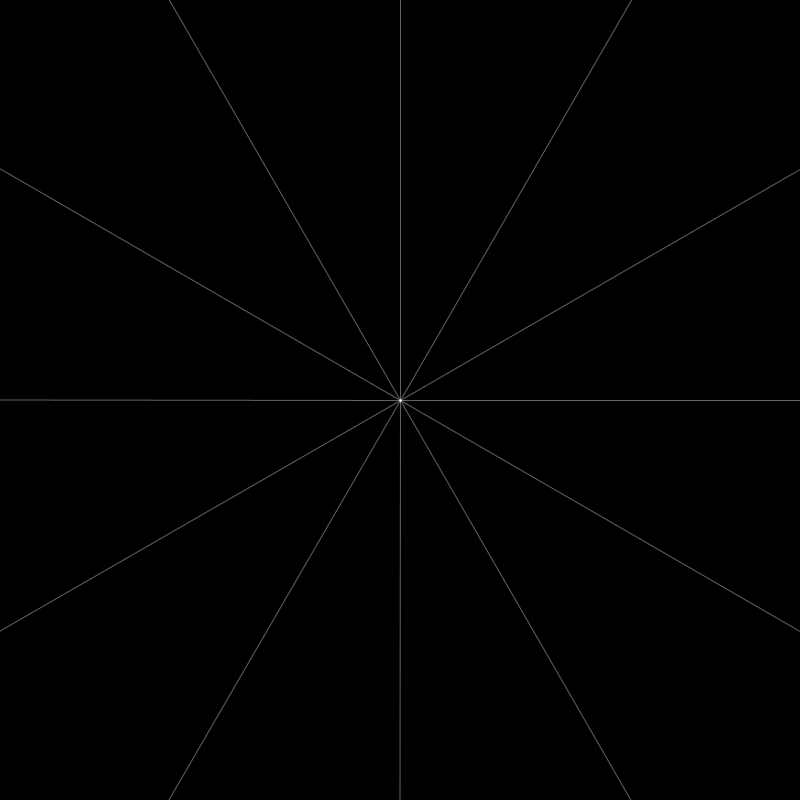
Frame 1 (no input)
Frame 60 (the mouse pressed at the canvas centre just before this capture): identical to frame 1, image omitted
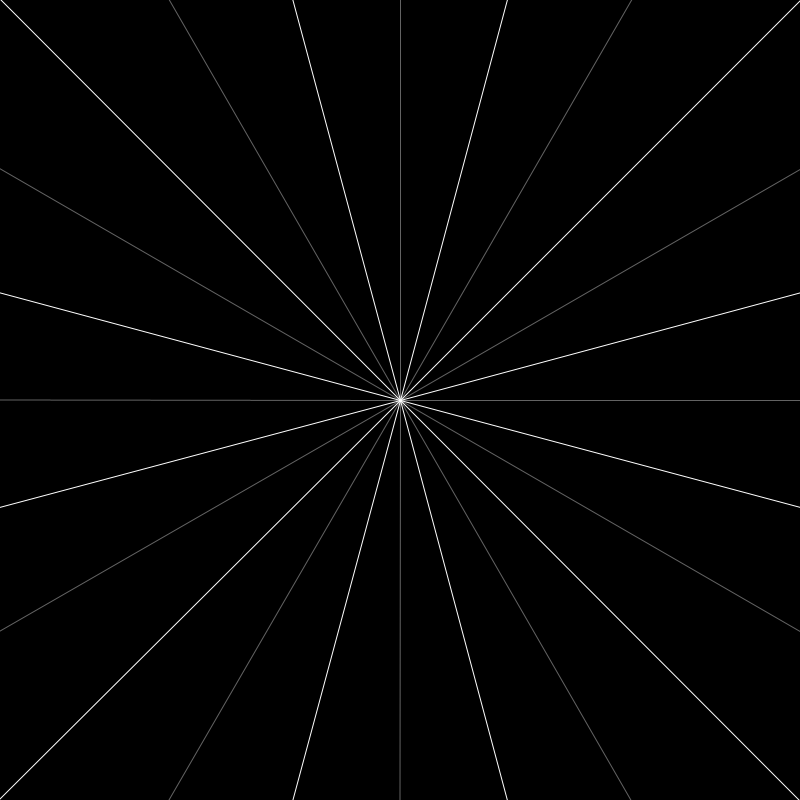
Frame 120 (the mouse held since frame 60 and released just before this capture)

The Processing sketch that drew these frames (run headless with seeded random() and noise(); from frame 60 on, the mouse is pressed at the canvas centre):

// Processing sketch: sketch_03_Mandala
// ── sketch_03_Mandala.pde
int anglestep = 30;  // set angle

void setup() {
  size(800, 800); // set window size
  background(0);  // set background color
  blendMode(ADD);

  // start - refrence lines
  stroke(255, 100);  // set stroke color to white and set its opacity to 100
  pushMatrix();  
  translate(width * 0.5, height *0.5);  // move each line to center
  for (int i = 0; i < 360; i += anglestep) {
    rotate(radians(anglestep));
    line(0, 0, width, 0);
  }
  popMatrix();
  // end - reference lines
}

void draw() {

  stroke(255, 255);  // set stroke color to white and set its opacity to 255
  pushMatrix();
  if (mousePressed == true) {
    translate(width * 0.5, height *0.5);  // move each line to center
    for (int i = 0; i < 360; i += anglestep) {
      rotate(radians(anglestep));
      int mx = mouseX - width / 2;
      int my = mouseY - height / 2;
      int pmx = pmouseX - width / 2;
      int pmy = pmouseY - height / 2;
      line(pmx, pmy, mx, my);
    }
  }
  popMatrix();
}
